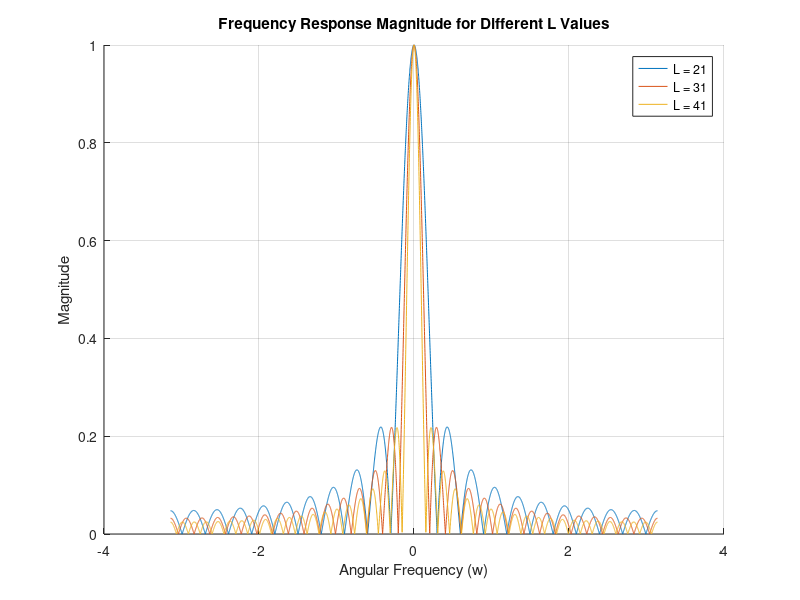

Write the MATLAB code that produced this figure.
w = linspace(-pi, pi, 5000);

L_values = [ 21, 31, 41];

figure;
figure('Position', [100, 100, 1600, 1200]);
hold on;

for i = 1:length(L_values)
    L = L_values(i);
    
    H = (1/L) * (1 - exp(-1j * w * L)) ./ (1 - exp(-1j * w));
    
    plot(w, abs(H), 'DisplayName', ['L = ' num2str(L)]);
end

title('Frequency Response Magnitude for Different L Values');
xlabel('Angular Frequency (w)');
ylabel('Magnitude');

legend('show');
grid on;

print('high_resolution_plot.png', '-dpng', '-r300');  % 300 dots per inch (dpi)

